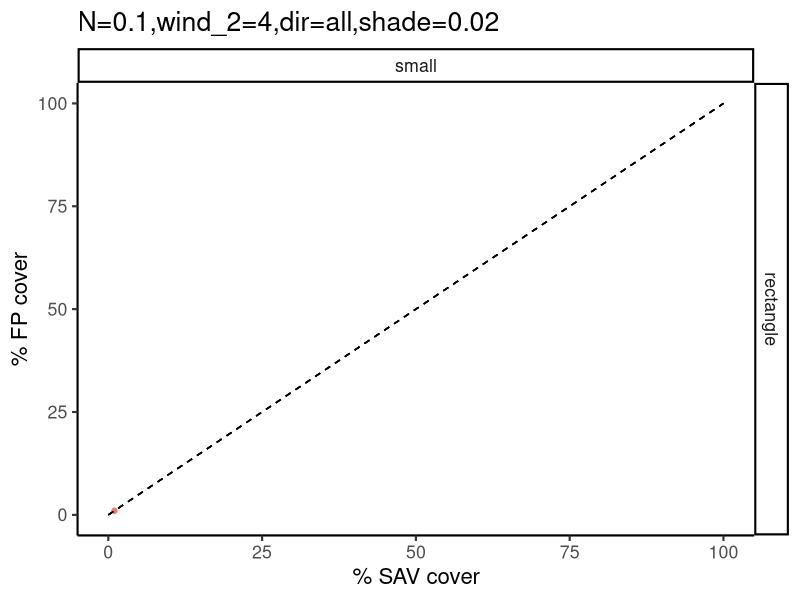

This figure's R source: (Note: this script raises an error after producing the figure.)
#########################################################
# Plot trajectory of FP and SAV growth                  # 
#                                                       #
# By: Michael J. McCann                                 #
# Created: 7/24/2014                                    #
######################################################### 

library(ggplot2)
library(gridExtra)

data <- read.csv("output30.csv") # imports parameter  values for all simulations 
head(data)
nrow(data)

###################
# Subset          #      
# same parameters #
# same nutrients  #
###################
data_N4 <- subset(data, data$TOTALN==4)
data_N5 <- subset(data, data$TOTALN==5)
data_N6 <- subset(data, data$TOTALN==6)

data_N7 <- subset(data, data$TOTALN==7)
data_N8 <- subset(data, data$TOTALN==8)
data_N9 <- subset(data, data$TOTALN==9)



# For loop through variables to subset data 

for (i in unique(data$TOTALN)){
  for (j in unique(data$wind_shape2)){
    for (k in unique(data$wind_direction)){
      for (l in unique(data$shadingbyFP)){
        temp_data <- subset(data, data$TOTALN==i & data$wind_shape2==j & 
                              data$wind_direction==k & data$shadingbyFP==l)
        
        temp_data_reshape <- reshape(temp_data,
                              
                              varying = list(
                                
                                c("initial_perc_SAV_cover", 
                                  "avg_SAVcover_yr01",
                                  "avg_SAVcover_yr02",
                                  "avg_SAVcover_yr03"),
                                
                                c("initial_perc_FP_cover",
                                  "avg_FPcover_yr01",
                                  "avg_FPcover_yr02",
                                  "avg_FPcover_yr03")
                              ),
                              
                              v.names = c("SAV_cover","FP_cover"),
                              timevar = "time",
                              times = c(0,1,2,3),
                              direction = "long"
        )
        
        # re-order data by id and time 
        temp_data_reshape <- temp_data_reshape[with(temp_data_reshape, order(id, time)), ]
        
        # plot it 
        temp_plot <- ggplot(temp_data_reshape, aes(x=SAV_cover,y=FP_cover,group=id,colour=as.factor(id))) 
        temp_plot <- temp_plot + geom_point() 
        temp_plot <- temp_plot + geom_path(arrow=arrow(type="closed",length=unit(0.15,"inches")),alpha=0.4)
        temp_plot <- temp_plot + facet_grid(shape ~ size)
        temp_plot <- temp_plot + xlab("% SAV cover")
        temp_plot <- temp_plot + ylab("% FP cover")
        temp_plot <- temp_plot + ylim(0,100)
        temp_plot <- temp_plot + xlim(0,100)
        temp_plot <- temp_plot + geom_segment(x=0,y=0,xend=100,yend=100, colour="black",linetype="dashed")
        temp_plot <- temp_plot + ggtitle(paste("N=",i,",wind_2=",j,",dir=",k,",shade=",l,sep=""))
        temp_plot <- temp_plot + theme_classic(base_size=16)
        temp_plot <- temp_plot + theme(legend.position="none")
        # temp_plot
        
        ggsave(file=paste("alt_state_N=",i,",wind=",j,",dir=",k,",shade=",l,".jpg",sep=""),temp_plot,height=9,width=5)
                
        #print(nrow(temp_data_reshape))
        #print(nrow(temp_data))
      }
    }
  }
}




###################
# Manipulate data #
###################
data_N4_02 <- reshape(data_N4,
                  
                  varying = list(
                     
                    c("initial_perc_SAV_cover", 
                       "avg_SAVcover_yr01",
                       "avg_SAVcover_yr02",
                       "avg_SAVcover_yr03"),
                     
                     c("initial_perc_FP_cover",
                       "avg_FPcover_yr01",
                       "avg_FPcover_yr02",
                       "avg_FPcover_yr03")
                  ),
                  
                  v.names = c("SAV_cover","FP_cover"),
                  timevar = "time",
                  times = c(0,1,2,3),
                  direction = "long"
                  )

data_N5_02 <- reshape(data_N5,
                      
                      varying = list(
                        
                        c("initial_perc_SAV_cover", 
                          "avg_SAVcover_yr01",
                          "avg_SAVcover_yr02",
                          "avg_SAVcover_yr03"),
                        
                        c("initial_perc_FP_cover",
                          "avg_FPcover_yr01",
                          "avg_FPcover_yr02",
                          "avg_FPcover_yr03")
                      ),
                      
                      v.names = c("SAV_cover","FP_cover"),
                      timevar = "time",
                      times = c(0,1,2,3),
                      direction = "long"
)

data_N6_02 <- reshape(data_N6,
                      
                      varying = list(
                        
                        c("initial_perc_SAV_cover", 
                          "avg_SAVcover_yr01",
                          "avg_SAVcover_yr02",
                          "avg_SAVcover_yr03"),
                        
                        c("initial_perc_FP_cover",
                          "avg_FPcover_yr01",
                          "avg_FPcover_yr02",
                          "avg_FPcover_yr03")
                      ),
                      
                      v.names = c("SAV_cover","FP_cover"),
                      timevar = "time",
                      times = c(0,1,2,3),
                      direction = "long"
)

data_N7_02 <- reshape(data_N7,
                      
                      varying = list(
                        
                        c("initial_perc_SAV_cover", 
                          "avg_SAVcover_yr01",
                          "avg_SAVcover_yr02",
                          "avg_SAVcover_yr03"),
                        
                        c("initial_perc_FP_cover",
                          "avg_FPcover_yr01",
                          "avg_FPcover_yr02",
                          "avg_FPcover_yr03")
                      ),
                      
                      v.names = c("SAV_cover","FP_cover"),
                      timevar = "time",
                      times = c(0,1,2,3),
                      direction = "long"
)

data_N8_02 <- reshape(data_N8,
                      
                      varying = list(
                        
                        c("initial_perc_SAV_cover", 
                          "avg_SAVcover_yr01",
                          "avg_SAVcover_yr02",
                          "avg_SAVcover_yr03"),
                        
                        c("initial_perc_FP_cover",
                          "avg_FPcover_yr01",
                          "avg_FPcover_yr02",
                          "avg_FPcover_yr03")
                      ),
                      
                      v.names = c("SAV_cover","FP_cover"),
                      timevar = "time",
                      times = c(0,1,2,3),
                      direction = "long"
)

data_N9_02 <- reshape(data_N9,
                      
                      varying = list(
                        
                        c("initial_perc_SAV_cover", 
                          "avg_SAVcover_yr01",
                          "avg_SAVcover_yr02",
                          "avg_SAVcover_yr03"),
                        
                        c("initial_perc_FP_cover",
                          "avg_FPcover_yr01",
                          "avg_FPcover_yr02",
                          "avg_FPcover_yr03")
                      ),
                      
                      v.names = c("SAV_cover","FP_cover"),
                      timevar = "time",
                      times = c(0,1,2,3),
                      direction = "long"
)

##############
# Plot it    #
# TotalN = 4 #
##############
# re-order data by id and time 
data_N4_02 <- data_N4_02[with(data_N4_02, order(id, time)), ]

plot_N4 <- ggplot(data_N4_02, aes(x=SAV_cover,y=FP_cover,group=id,colour=as.factor(id))) 
plot_N4 <- plot_N4 + geom_point() 
plot_N4 <- plot_N4 + geom_path(arrow=arrow(type="closed",length=unit(0.15,"inches")),alpha=0.4)
plot_N4 <- plot_N4 + xlab("% SAV cover")
plot_N4 <- plot_N4 + ylab("% FP cover")
plot_N4 <- plot_N4 + ylim(0,100)
plot_N4 <- plot_N4 + xlim(0,100)
plot_N4 <- plot_N4 + geom_segment(x=0,y=0,xend=100,yend=100, colour="black",linetype="dashed")
plot_N4 <- plot_N4 + ggtitle("Total N = 4 mg/L")
plot_N4 <- plot_N4 + theme_classic(base_size=18)
plot_N4 <- plot_N4 + theme(legend.position="none")
plot_N4

ggsave("alt_states_total_N4.jpg",plot_N4,height=8,width=8)


##############
# Plot it    #
# TotalN = 5 #
##############
# re-order data by id and time 
data_N5_02 <- data_N5_02[with(data_N5_02, order(id, time)), ]

plot_N5 <- ggplot(data_N5_02, aes(x=SAV_cover,y=FP_cover,group=id,colour=as.factor(id))) 
plot_N5 <- plot_N5 + geom_point() 
plot_N5 <- plot_N5 + geom_path(arrow=arrow(type="closed",length=unit(0.15,"inches")),alpha=0.4)
plot_N5 <- plot_N5 + xlab("% SAV cover")
plot_N5 <- plot_N5 + ylab("% FP cover")
plot_N5 <- plot_N5 + ylim(0,100)
plot_N5 <- plot_N5 + xlim(0,100)
plot_N5 <- plot_N5 + geom_segment(x=0,y=0,xend=100,yend=100, colour="black",linetype="dashed")
plot_N5 <- plot_N5 + ggtitle("Total N = 5 mg/L")
plot_N5 <- plot_N5 + theme_classic(base_size=18)
plot_N5 <- plot_N5 + theme(legend.position="none")
plot_N5

ggsave("alt_states_total_N5.jpg",plot_N5,height=8,width=8)

##############
# Plot it    #
# TotalN = 6 #
##############
# re-order data by id and time 
data_N6_02 <- data_N6_02[with(data_N6_02, order(id, time)), ]

plot_N6 <- ggplot(data_N6_02, aes(x=SAV_cover,y=FP_cover,group=id,colour=as.factor(id))) 
plot_N6 <- plot_N6 + geom_point() 
plot_N6 <- plot_N6 + geom_path(arrow=arrow(type="closed",length=unit(0.15,"inches")),alpha=0.4)
plot_N6 <- plot_N6 + xlab("% SAV cover")
plot_N6 <- plot_N6 + ylab("% FP cover")
plot_N6 <- plot_N6 + ylim(0,100)
plot_N6 <- plot_N6 + xlim(0,100)
plot_N6 <- plot_N6 + geom_segment(x=0,y=0,xend=100,yend=100, colour="black",linetype="dashed")
plot_N6 <- plot_N6 + ggtitle("Total N = 6 mg/L")
plot_N6 <- plot_N6 + theme_classic(base_size=18)
plot_N6 <- plot_N6 + theme(legend.position="none")
plot_N6

ggsave("alt_states_total_N6.jpg",plot_N6,height=8,width=8)


##############
# Plot it    #
# TotalN = 7 #
##############
data_N7_02 <- data_N7_02[with(data_N7_02, order(id, time)), ]

plot_N7 <- ggplot(data_N7_02, aes(x=SAV_cover,y=FP_cover,group=id,colour=as.factor(id))) 
plot_N7 <- plot_N7 + geom_point() 
plot_N7 <- plot_N7 + geom_path(arrow=arrow(type="closed",length=unit(0.15,"inches")),alpha=0.4)
plot_N7 <- plot_N7 + xlab("% SAV cover")
plot_N7 <- plot_N7 + ylab("% FP cover")
plot_N7 <- plot_N7 + ylim(0,100)
plot_N7 <- plot_N7 + xlim(0,100)
plot_N7 <- plot_N7 + geom_segment(x=0,y=0,xend=100,yend=100, colour="black",linetype="dashed")
plot_N7 <- plot_N7 + ggtitle("Total N = 7 mg/L")
plot_N7 <- plot_N7 + theme_classic(base_size=18)
plot_N7 <- plot_N7 + theme(legend.position="none")
plot_N7

ggsave("alt_states_total_N7.jpg",plot_N7,height=8,width=8)


##############
# Plot it    #
# TotalN = 8 #
##############
data_N8_02 <- data_N8_02[with(data_N8_02, order(id, time)), ]

plot_N8 <- ggplot(data_N8_02, aes(x=SAV_cover,y=FP_cover,group=id,colour=as.factor(id))) 
plot_N8 <- plot_N8 + geom_point() 
plot_N8 <- plot_N8 + geom_path(arrow=arrow(type="closed",length=unit(0.15,"inches")),alpha=0.4)
plot_N8 <- plot_N8 + xlab("% SAV cover")
plot_N8 <- plot_N8 + ylab("% FP cover")
plot_N8 <- plot_N8 + ylim(0,100)
plot_N8 <- plot_N8 + xlim(0,100)
plot_N8 <- plot_N8 + geom_segment(x=0,y=0,xend=100,yend=100, colour="black",linetype="dashed")
plot_N8 <- plot_N8 + ggtitle("Total N = 8 mg/L")
plot_N8 <- plot_N8 + theme_classic(base_size=18)
plot_N8 <- plot_N8 + theme(legend.position="none")
plot_N8

ggsave("alt_states_total_N8.jpg",plot_N8,height=8,width=8)

##############
# Plot it    #
# TotalN = 9 #
##############
data_N9_02 <- data_N9_02[with(data_N9_02, order(id, time)), ]

plot_N9 <- ggplot(data_N9_02, aes(x=SAV_cover,y=FP_cover,group=id,colour=as.factor(id))) 
plot_N9 <- plot_N9 + geom_point() 
plot_N9 <- plot_N9 + geom_path(arrow=arrow(type="closed",length=unit(0.15,"inches")),alpha=0.4)
plot_N9 <- plot_N9 + xlab("% SAV cover")
plot_N9 <- plot_N9 + ylab("% FP cover")
plot_N9 <- plot_N9 + ylim(0,100)
plot_N9 <- plot_N9 + xlim(0,100)
plot_N9 <- plot_N9 + geom_segment(x=0,y=0,xend=100,yend=100, colour="black",linetype="dashed")
plot_N9 <- plot_N9 + ggtitle("Total N = 9 mg/L")
plot_N9 <- plot_N9 + theme_classic(base_size=18)
plot_N9 <- plot_N9 + theme(legend.position="none")
plot_N9

ggsave("alt_states_total_N9.jpg",plot_N9,height=8,width=8)
